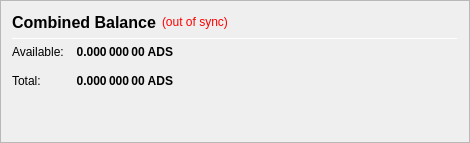
                   <widget class="QFrame" name="frame_CombinedBalances">
                    <property name="minimumSize">
                     <size>
                      <width>470</width>
                      <height>0</height>
                     </size>
                    </property>
                    <property name="frameShape">
                     <enum>QFrame::StyledPanel</enum>
                    </property>
                    <property name="frameShadow">
                     <enum>QFrame::Raised</enum>
                    </property>
                    <layout class="QVBoxLayout" name="verticalLayout_5">
                     <item>
                      <layout class="QHBoxLayout" name="horizontalLayout_5" stretch="0,0,0">
                       <item>
                        <widget class="QLabel" name="label_5z">
                         <property name="minimumSize">
                          <size>
                           <width>0</width>
                           <height>20</height>
                          </size>
                         </property>
                         <property name="font">
                          <font>
                           <pointsize>12</pointsize>
                           <weight>75</weight>
                           <bold>true</bold>
                          </font>
                         </property>
                         <property name="toolTip">
                          <string>Combined Balance (including unconfirmed and immature coins)</string>
                         </property>
                         <property name="text">
                          <string>Combined Balance</string>
                         </property>
                        </widget>
                       </item>
                       <item>
                        <widget class="QLabel" name="labelWalletStatus">
                         <property name="cursor">
                          <cursorShape>WhatsThisCursor</cursorShape>
                         </property>
                         <property name="toolTip">
                          <string>The displayed information may be out of date. Your wallet automatically synchronizes with the ADSPLACE network after a connection is established, but this process has not completed yet.</string>
                         </property>
                         <property name="styleSheet">
                          <string notr="true">QLabel { color: red; }</string>
                         </property>
                         <property name="text">
                          <string notr="true">(out of sync)</string>
                         </property>
                         <property name="alignment">
                          <set>Qt::AlignLeading|Qt::AlignLeft|Qt::AlignVCenter</set>
                         </property>
                        </widget>
                       </item>
                       <item>
                        <spacer name="horizontalSpacer_1">
                         <property name="orientation">
                          <enum>Qt::Horizontal</enum>
                         </property>
                         <property name="sizeHint" stdset="0">
                          <size>
                           <width>40</width>
                           <height>20</height>
                          </size>
                         </property>
                        </spacer>
                       </item>
                      </layout>
                     </item>
                     <item>
                      <widget class="Line" name="line_CombinedBalance">
                       <property name="minimumSize">
                        <size>
                         <width>0</width>
                         <height>1</height>
                        </size>
                       </property>
                       <property name="maximumSize">
                        <size>
                         <width>16777215</width>
                         <height>1</height>
                        </size>
                       </property>
                       <property name="orientation">
                        <enum>Qt::Horizontal</enum>
                       </property>
                      </widget>
                     </item>
                     <item>
                      <layout class="QGridLayout" name="gridLayout_3">
                       <property name="spacing">
                        <number>12</number>
                       </property>
                       <item row="1" column="0">
                        <widget class="QLabel" name="labelBalanceTextz">
                         <property name="text">
                          <string>Available:</string>
                         </property>
                        </widget>
                       </item>
                       <item row="1" column="1">
                        <widget class="QLabel" name="labelBalancez">
                         <property name="font">
                          <font>
                           <weight>75</weight>
                           <bold>true</bold>
                          </font>
                         </property>
                         <property name="cursor">
                          <cursorShape>IBeamCursor</cursorShape>
                         </property>
                         <property name="toolTip">
                          <string>Your current spendable balance</string>
                         </property>
                         <property name="text">
                          <string notr="true">0.000 000 00 ADS</string>
                         </property>
                         <property name="alignment">
                          <set>Qt::AlignRight|Qt::AlignTrailing|Qt::AlignVCenter</set>
                         </property>
                         <property name="textInteractionFlags">
                          <set>Qt::LinksAccessibleByMouse|Qt::TextSelectableByKeyboard|Qt::TextSelectableByMouse</set>
                         </property>
                        </widget>
                       </item>
                       <item row="2" column="0">
                        <widget class="QLabel" name="labelTotalTextz">
                         <property name="text">
                          <string>Total:</string>
                         </property>
                        </widget>
                       </item>
                       <item row="2" column="1">
                        <widget class="QLabel" name="labelTotalz">
                         <property name="font">
                          <font>
                           <weight>75</weight>
                           <bold>true</bold>
                          </font>
                         </property>
                         <property name="cursor">
                          <cursorShape>IBeamCursor</cursorShape>
                         </property>
                         <property name="toolTip">
                          <string>Total Balance, including all unavailable coins.</string>
                         </property>
                         <property name="text">
                          <string notr="true">0.000 000 00 ADS</string>
                         </property>
                         <property name="alignment">
                          <set>Qt::AlignRight|Qt::AlignTrailing|Qt::AlignVCenter</set>
                         </property>
                         <property name="textInteractionFlags">
                          <set>Qt::LinksAccessibleByMouse|Qt::TextSelectableByKeyboard|Qt::TextSelectableByMouse</set>
                         </property>
                        </widget>
                       </item>
                       <item row="2" column="3">
                        <spacer name="horizontalSpacer_2">
                         <property name="orientation">
                          <enum>Qt::Horizontal</enum>
                         </property>
                         <property name="sizeHint" stdset="0">
                          <size>
                           <width>40</width>
                           <height>20</height>
                          </size>
                         </property>
                        </spacer>
                       </item>
                      </layout>
                     </item>
                     <item>
                      <spacer name="verticalSpacer_1">
                       <property name="orientation">
                        <enum>Qt::Vertical</enum>
                       </property>
                       <property name="sizeHint" stdset="0">
                        <size>
                         <width>20</width>
                         <height>40</height>
                        </size>
                       </property>
                      </spacer>
                     </item>
                    </layout>
                   </widget>
